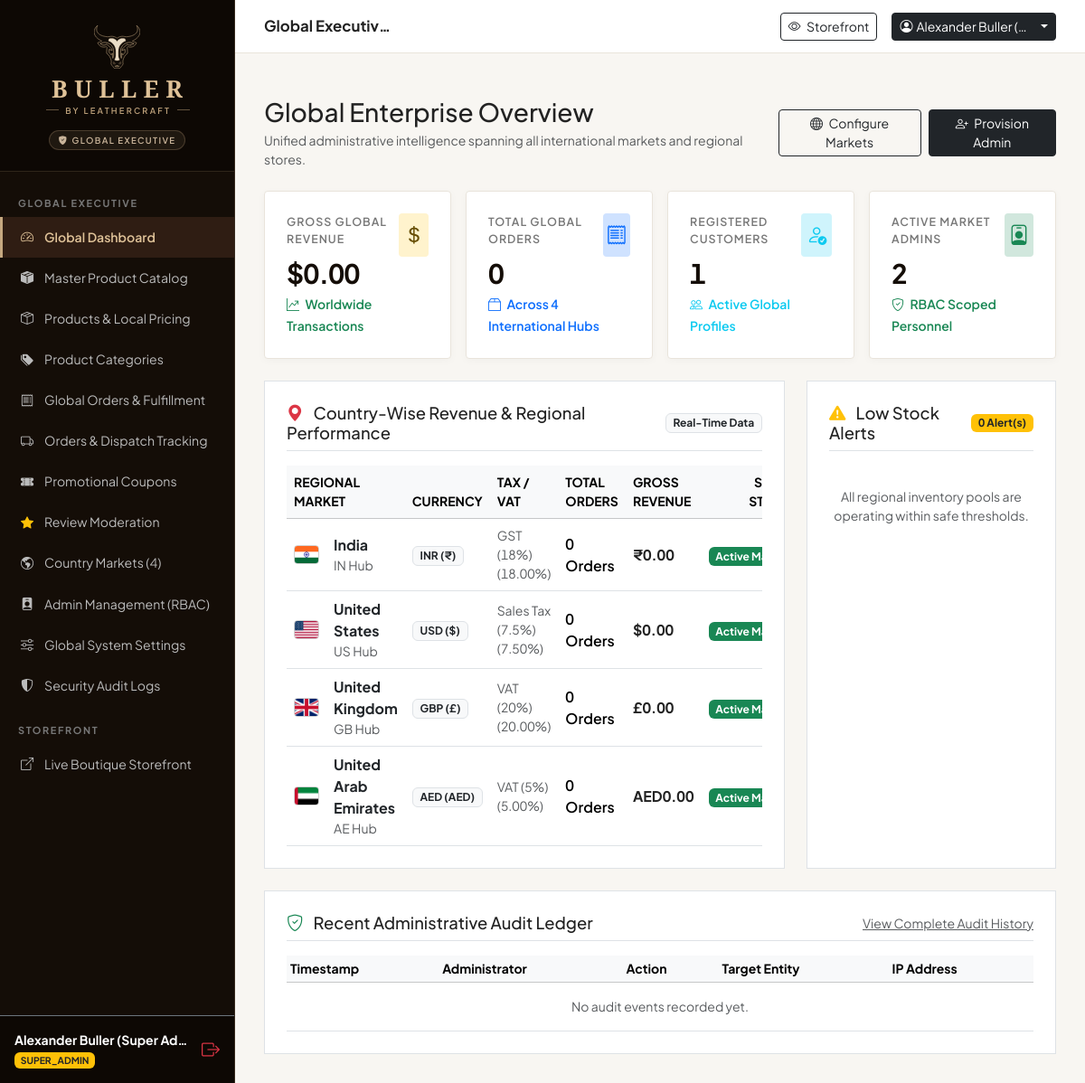
Page /superadmin/dashboard (signed in) on the committed database.
### tables this page shows
CREATE TABLE `countries` (
    `id` INT AUTO_INCREMENT PRIMARY KEY,
    `code` VARCHAR(5) NOT NULL UNIQUE,           
    `name` VARCHAR(100) NOT NULL,
    `currency_code` VARCHAR(10) NOT NULL,        
    `currency_symbol` VARCHAR(10) NOT NULL,      
    `currency_name` VARCHAR(50) NOT NULL,        
    `exchange_rate_to_usd` DECIMAL(12, 6) NOT NULL DEFAULT 1.000000,
    `tax_rate_percent` DECIMAL(5, 2) NOT NULL DEFAULT 0.00,
    `tax_name` VARCHAR(50) NOT NULL DEFAULT 'VAT / Sales Tax',
    `flat_shipping_rate` DECIMAL(10, 2) NOT NULL DEFAULT 0.00,
    `free_shipping_threshold` DECIMAL(10, 2) NOT NULL DEFAULT 0.00,
    `return_window_days` INT NOT NULL DEFAULT 30,
    `phone_code` VARCHAR(10) NOT NULL DEFAULT '+1',
    `flag_icon` VARCHAR(10) NOT NULL DEFAULT '🌐',
    `address` TEXT NULL,
    `contact_email` VARCHAR(150) NULL,
    `contact_phone` VARCHAR(50) NULL,
    `contact_whatsapp` VARCHAR(50) NULL,
    `city` VARCHAR(100) NULL,
    `atelier_title` VARCHAR(150) NULL,
    `support_hours` VARCHAR(150) NULL,
    `shipping_partner` VARCHAR(150) NULL,
    `is_active` TINYINT(1) NOT NULL DEFAULT 1,
    `created_at` TIMESTAMP DEFAULT CURRENT_TIMESTAMP,
    `updated_at` TIMESTAMP DEFAULT CURRENT_TIMESTAMP ON UPDATE CURRENT_TIMESTAMP,
    INDEX `idx_country_code` (`code`),
    INDEX `idx_country_active` (`is_active`)
);

### app/views/superadmin/dashboard.php (the view, shortened to what this page needs)
<?php
require __DIR__ . '/../layouts/admin_header.php';
?>
<div class="container-fluid p-0">
    <div class="d-flex justify-content-between align-items-center mb-4">
        <div>
            <h1 class="h3 font-serif mb-1" style="color: var(--color-espresso-deep);">Global Enterprise Overview</h1>
            <p class="text-muted small mb-0">Unified administrative intelligence spanning all international markets and regional stores.</p>
        </div>
        <div class="d-flex gap-2">
            <a href="<?= url('superadmin/countries') ?>" class="btn btn-outline-dark btn-sm">
                <i class="bi bi-globe me-1"></i> Configure Markets
            </a>
            <a href="<?= url('superadmin/admins') ?>" class="btn btn-dark btn-sm">
                <i class="bi bi-person-plus me-1"></i> Provision Admin
            </a>
        </div>
    </div>
    <div class="row g-3 mb-4">
        <div class="col-xl-3 col-md-6">
            <div class="kpi-card">
                <div class="d-flex justify-content-between align-items-start">
                    <div>
                        <div class="kpi-label">Gross Global Revenue</div>
                        <div class="kpi-value">$<?= number_format($kpis['gross_revenue'] ?? 48250.00, 2) ?></div>
                        <small class="text-success fw-semibold"><i class="bi bi-graph-up-arrow me-1"></i> Worldwide Transactions</small>
                    </div>
                    <div class="kpi-icon-box bg-warning-subtle text-warning-emphasis">
                        <i class="bi bi-currency-dollar"></i>
                    </div>
                </div>
            </div>
        </div>
        <div class="col-xl-3 col-md-6">
            <div class="kpi-card">
                <div class="d-flex justify-content-between align-items-start">
                    <div>
                        <div class="kpi-label">Total Global Orders</div>
                        <div class="kpi-value"><?= (int)($kpis['total_orders'] ?? 142) ?></div>
                        <small class="text-primary fw-semibold"><i class="bi bi-box2 me-1"></i> Across <?= count($countrySales) ?> International Hubs</small>
                    </div>
                    <div class="kpi-icon-box bg-primary-subtle text-primary">
                        <i class="bi bi-receipt"></i>
                    </div>
                </div>
            </div>
        </div>
        <div class="col-xl-3 col-md-6">
            <div class="kpi-card">
                <div class="d-flex justify-content-between align-items-start">
                    <div>
                        <div class="kpi-label">Registered Customers</div>
                        <div class="kpi-value"><?= (int)($kpis['total_customers'] ?? 389) ?></div>
                        <small class="text-info fw-semibold"><i class="bi bi-people me-1"></i> Active Global Profiles</small>
                    </div>
                    <div class="kpi-icon-box bg-info-subtle text-info">
                        <i class="bi bi-person-check"></i>
                    </div>
                </div>
            </div>
        </div>
        <div class="col-xl-3 col-md-6">
            <div class="kpi-card">
                <div class="d-flex justify-content-between align-items-start">
                    <div>
                        <div class="kpi-label">Active Market Admins</div>
                        <div class="kpi-value"><?= (int)($kpis['total_admins'] ?? 3) ?></div>
                        <small class="text-success fw-semibold"><i class="bi bi-shield-check me-1"></i> RBAC Scoped Personnel</small>
                    </div>
                    <div class="kpi-icon-box bg-success-subtle text-success">
                        <i class="bi bi-person-badge"></i>
                    </div>
                </div>
            </div>
        </div>
    </div>
    <div class="row g-4 mb-4">
        <div class="col-lg-8">
            <div class="bg-white border p-4 shadow-soft" style="border-color: var(--admin-card-border);">
                <div class="d-flex justify-content-between align-items-center mb-3 pb-2 border-bottom">
                    <h5 class="font-serif mb-0" style="color: var(--color-espresso-deep); font-size: 1.15rem;">
                        <i class="bi bi-geo-alt-fill text-danger me-2"></i> Country-Wise Revenue & Regional Performance
                    </h5>
                    <span class="badge bg-light text-dark border">Real-Time Data</span>
                </div>
                <div class="table-responsive">
                    <table class="table table-hover align-middle mb-0">
                        <thead class="table-light small text-uppercase">
                            <tr>
                                <th>Regional Market</th>
                                <th>Currency</th>
                                <th>Tax / VAT</th>
                                <th>Total Orders</th>
                                <th>Gross Revenue</th>
                                <th class="text-end">Store Status</th>
                            </tr>
                        </thead>
                        <tbody>
                            <?php foreach ($countrySales as $cs): ?>
                                <tr>
                                    <td>
                                        <div class="d-flex align-items-center gap-3">
                                            <?= country_flag($cs['code'], $cs['name'], 28) ?>
                                            <div>
                                                <strong class="text-dark"><?= e($cs['name']) ?></strong>
                                                <small class="text-muted d-block"><?= e($cs['code']) ?> Hub</small>
                                            </div>
                                        </div>
                                    </td>
                                    <td>
                                        <span class="badge bg-light text-dark border"><?= e($cs['currency_code']) ?> (<?= e($cs['currency_symbol']) ?>)</span>
                                    </td>
                                    <td class="small text-muted"><?= e($cs['tax_name']) ?> (<?= $cs['tax_rate_percent'] ?>%)</td>
                                    <td class="fw-semibold"><?= (int)$cs['order_count'] ?> Orders</td>
                                    <td class="fw-bold" style="color: var(--color-espresso-deep); font-variant-numeric: tabular-nums;">
                                        <?= e($cs['currency_symbol']) . number_format($cs['total_revenue'], 2) ?>
                                    </td>
                                    <td class="text-end">
                                        <span class="badge bg-<?= $cs['is_active'] ? 'success' : 'secondary' ?>">
                                            <?= $cs['is_active'] ? 'Active Market' : 'Suspended' ?>
                                        </span>
                                    </td>
                                </tr>
                            <?php endforeach; ?>
                        </tbody>
                    </table>
                </div>
            </div>
        </div>
        <div class="col-lg-4">
            <div class="bg-white border p-4 shadow-soft h-100" style="border-color: var(--admin-card-border);">
                <div class="d-flex justify-content-between align-items-center mb-3 pb-2 border-bottom">
                    <h5 class="font-serif mb-0" style="color: var(--color-espresso-deep); font-size: 1.15rem;">
                        <i class="bi bi-exclamation-triangle-fill text-warning me-2"></i> Low Stock Alerts
                    </h5>
                    <span class="badge bg-warning text-dark"><?= count($lowStockProducts) ?> Alert(s)</span>
                </div>
                <?php if (empty($lowStockProducts)): ?>
                    <p class="text-muted small py-4 text-center">All regional inventory pools are operating within safe thresholds.</p>
                <?php endif; ?>
            </div>
        </div>
    </div>
    <div class="bg-white border p-4 shadow-soft" style="border-color: var(--admin-card-border);">
        <div class="d-flex justify-content-between align-items-center mb-3 pb-2 border-bottom">
            <h5 class="font-serif mb-0" style="color: var(--color-espresso-deep); font-size: 1.15rem;">
                <i class="bi bi-shield-check text-success me-2"></i> Recent Administrative Audit Ledger
            </h5>
            <a href="<?= url('superadmin/audit-logs') ?>" class="small text-muted">View Complete Audit History</a>
        </div>
        <div class="table-responsive">
            <table class="table table-sm table-hover align-middle mb-0 small">
                <thead class="table-light">
                    <tr>
                        <th>Timestamp</th>
                        <th>Administrator</th>
                        <th>Action</th>
                        <th>Target Entity</th>
                        <th>IP Address</th>
                    </tr>
                </thead>
                <tbody>
                    <?php if (empty($recentAudits)): ?>
                        <tr><td colspan="5" class="text-center py-3 text-muted">No audit events recorded yet.</td></tr>
                    <?php endif; ?>
                </tbody>
            </table>
        </div>
    </div>
</div>
<?php require __DIR__ . '/../layouts/admin_footer.php'; ?>

### app/core/Helpers.php (shortened to what this page needs)
<?php
if (!function_exists('asset')) {
    function asset(string $path): string {
        return rtrim(BASE_URL, '/') . '/' . ltrim($path, '/');
    }
}
if (!function_exists('url')) {
    function url(string $path = ''): string {
        return rtrim(BASE_URL, '/') . '/' . ltrim($path, '/');
    }
}
if (!function_exists('e')) {
    function e(?string $string): string {
        return htmlspecialchars((string)$string, ENT_QUOTES, 'UTF-8');
    }
}
if (!function_exists('country_flag')) {
    function country_flag(?string $code, string $name = '', int $width = 24, string $class = ''): string {
        $cleanCode = strtolower(trim((string)$code));
        $localPath = 'assets/images/flags/' . $cleanCode . '.png';
        $fullFsPath = dirname(__DIR__, 2) . '/' . $localPath;
        if (file_exists($fullFsPath)) {
            $src = asset($localPath);
        } else {
            $src = "https://flagcdn.com/w40/{$cleanCode}.png";
        }
        $height = round($width * 0.75);
        $escapedName = htmlspecialchars($name ?: strtoupper($cleanCode), ENT_QUOTES, 'UTF-8');
        return '<img src="' . $src . '" alt="' . $escapedName . '" width="' . $width . '" height="' . $height . '" class="rounded-1 align-middle ' . $class . '" style="object-fit: cover; border: 1px solid rgba(0,0,0,0.18); display: inline-block; vertical-align: middle;">';
    }
}

### assets/css/admin-theme.css (style rules this page uses)
:root { --admin-sidebar-bg: #140d07; --admin-sidebar-hover: #23160e; --admin-sidebar-active: #2f1d13; --admin-gold: #c5a880; --admin-gold-light: #dfc298; --admin-bg: #f8f6f2; --admin-card-border: #e9e4db; --admin-text: #222222; }
html { overflow-x: hidden; max-width: 100vw; width: 100%; }
body.admin-body { background-color: var(--admin-bg); color: var(--admin-text); font-family: 'Plus Jakarta Sans', system-ui, -apple-system, sans-serif; overflow-x: hidden; max-width: 100vw; width: 100%; }
.kpi-card { background: #fff; border: 1px solid var(--admin-card-border); padding: 1.5rem; border-radius: 4px; box-shadow: 0 2px 10px rgba(0,0,0,0.03); transition: transform 0.2s ease; }
.kpi-label { font-size: 0.78rem; text-transform: uppercase; letter-spacing: 0.08em; color: #777; font-weight: 600; margin-bottom: 0.4rem; }
.kpi-value { font-size: 1.85rem; font-weight: 700; color: #140d07; font-family: 'Plus Jakarta Sans', system-ui, -apple-system, sans-serif !important; font-variant-numeric: tabular-nums lining-nums; letter-spacing: -0.02em; }
.table td, .table th, .kpi-card small, .badge, .order-num, .currency-amount { font-variant-numeric: tabular-nums lining-nums; }
.kpi-icon-box { width: 48px; height: 48px; border-radius: 4px; display: flex; align-items: center; justify-content: center; font-size: 1.4rem; }

### rows in the picture
countries: is_active "1", id "2", shows a picture, name "United States", code "US", currency_code "USD", currency_symbol "$", tax_name "Sales Tax (7.5%)", tax_rate_percent "7.50", order_count "0", total_revenue "0.00", shows "Active…"
countries: shows a picture, name "India", code "IN", currency_code "INR", currency_symbol "₹", tax_name "GST (18%)", tax_rate_percent "18.00", order_count "0", total_revenue "0.00", is_active "Active…"
countries: shows a picture, name "United Kingdom", code "GB", currency_code "GBP", currency_symbol "£", tax_name "VAT (20%)", tax_rate_percent "20.00", order_count "0", total_revenue "0.00", is_active "Active…"
countries: shows a picture, name "United Arab Emirates", code "AE", currency_code "AED", currency_symbol "AED", tax_name "VAT (5%)", tax_rate_percent "5.00", order_count "0", total_revenue "0.00", is_active "Active…"

### other values in the picture
$totalCountriesCount "4"
Auth::user()['name'] "Alexander Buller (Super Ad…"
Auth::user()['role'] "SUPER_ADMIN"
$pageTitle "Global Executiv…"
Auth::user()['name'] "Alexander Buller (…"
$kpis['gross_revenue'] "0.00"
$kpis['total_orders'] "0"
count($countrySales) "4"
count($lowStockProducts) "0"
